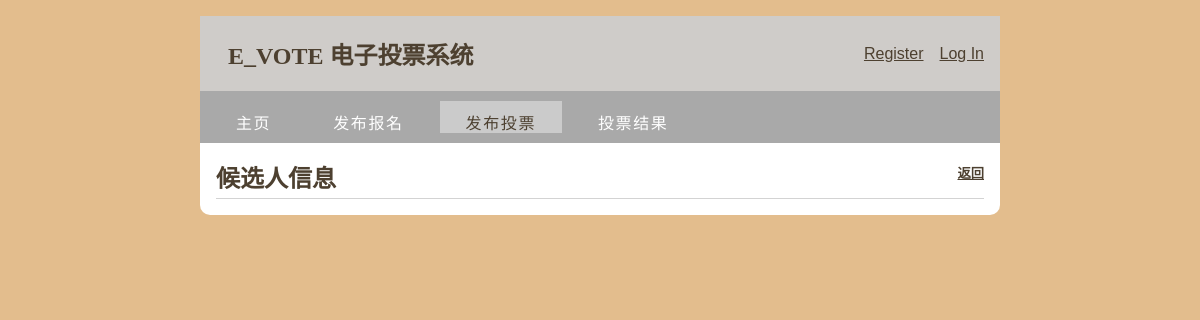
/admin/candidate, run on an earlier commit of the app's database.
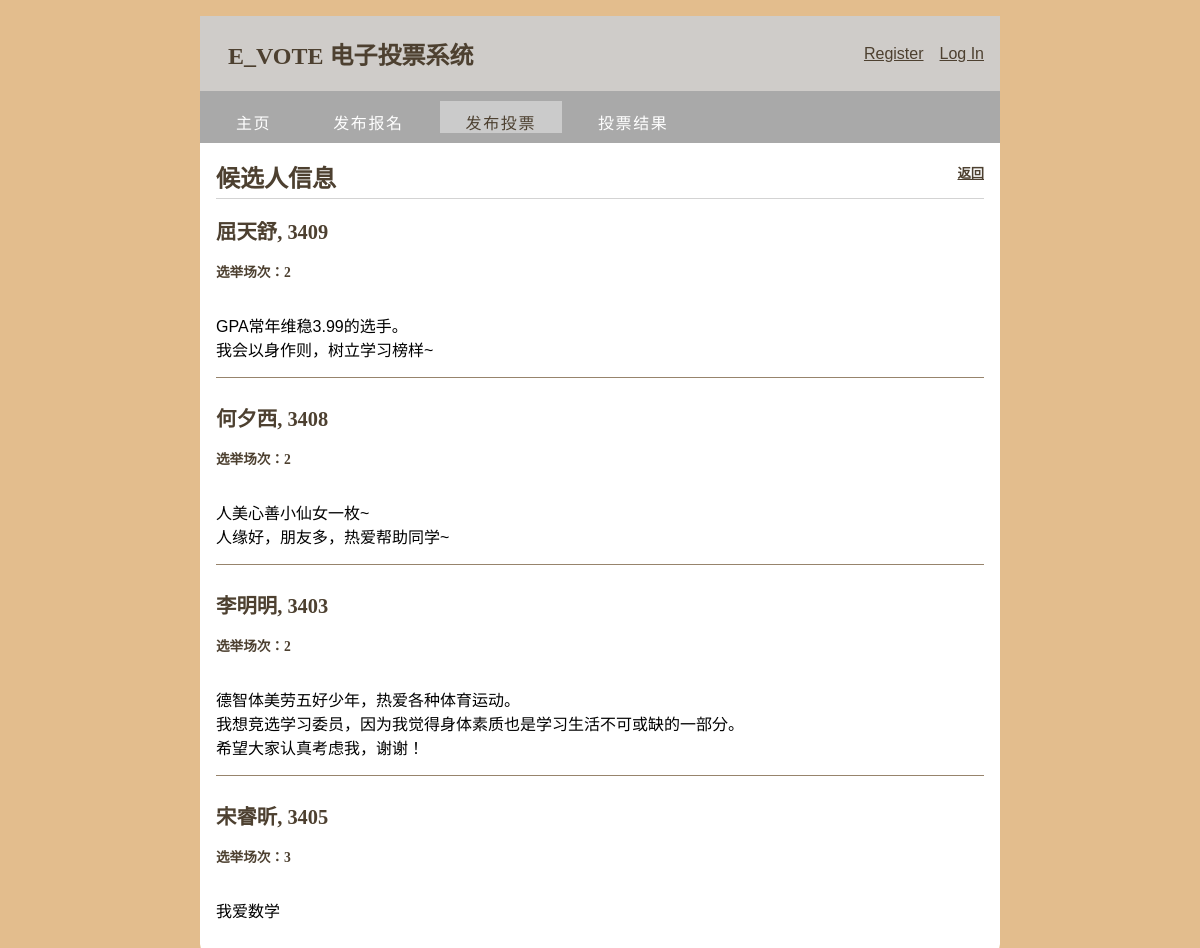
And on a later commit of the database.
### tables this page shows
CREATE TABLE candidate_list(
  id INTEGER PRIMARY KEY AUTOINCREMENT,
  election_number INTEGER NOT NULL,
  candidate_id INTEGER NOT NULL,
  candidate_name TEXT NOT NULL,
  discription TEXT,
  calcu_id INTEGER,
  FOREIGN KEY (election_number) REFERENCES election_info (info_id),
  FOREIGN KEY (candidate_id) REFERENCES user (user_id),
  FOREIGN KEY (candidate_name) REFERENCES user (realname)
);

### e_vote/admin.py (the view)
@bp.route('/candidate')
def candidate():
    db = get_db()
    posts = db.execute(
        'SELECT candidate_id, candidate_name, discription, election_number'
        ' FROM candidate_list'
    ).fetchall()
    return render_template('admin/candidate.html', posts=posts)

### e_vote/auth.py (called while the page is built)
@bp.before_app_request
def load_logged_in_user():
    user_id = session.get('user_id')
    admin_id = session.get('admin_id')
    if user_id is None:
        g.user = get_db().execute(
            'SELECT * FROM admin WHERE id = ?', (admin_id,)
        ).fetchone()
    elif admin_id is None:
        g.user = get_db().execute(
            'SELECT * FROM user WHERE id = ?', (user_id,)
        ).fetchone()
    else:
        g.user=None

### e_vote/db.py (called while the page is built)
def get_db():
    if 'db' not in g:
        g.db=sqlite3.connect(
            current_app.config['DATABASE'],
            detect_types=sqlite3.PARSE_DECLTYPES
        )
        g.db.row_factory=sqlite3.Row
    return g.db

### e_vote/templates/admin/candidate.html
{% extends 'base.html' %}
{% block menu %}
  <ul id="menu">
    <li><a href="{{ url_for('admin.admin_home') }}">主页</a></li>
    <li><a href="{{ url_for('admin.election_register') }}">发布报名</a></li>
    <li class="selected"><a href="{{ url_for('admin.push_vote') }}">发布投票</a></li>
    <li><a href="another_page.html">投票结果</a></li>
  </ul>
{% endblock %}
{% block header %}
  <h1>{% block title %}候选人信息{% endblock %}</h1>
  <h5><a href="{{ url_for('admin.push_vote') }}">返回</a></h5>
{% endblock %}
{% block content %}
  {% for candidate_list in posts %}
    <article class="post">
      <header>
        <div>
          <h1>{{ candidate_list['candidate_name'] }}, {{ candidate_list['candidate_id'] }}</h1>
          <h4>选举场次：{{ candidate_list['election_number'] }}</h4>
        </div>
      </header>
      <p class="body">{{ candidate_list['discription'] }}</p>
    </article>
    {% if not loop.last %}
      <hr>
    {% endif %}
  {% endfor %}
{% endblock %}

What changed in the data, as far as the page shows it:
added candidate_list: candidate_name "屈天舒", candidate_id "3409", election_number "2", discription "GPA常年维稳3.99的选手。 我会以身作则，树立学习榜样~"
added candidate_list: candidate_name "何夕西", candidate_id "3408", election_number "2", discription "人美心善小仙女一枚~ 人缘好，朋友多，热爱帮助同学~"
added candidate_list: candidate_name "李明明", candidate_id "3403", election_number "2", discription "德智体美劳五好少年，热爱各种体育运动。 我想竞选学习委员，因为我觉得身体素质也是学习生活不可或缺的一部分。 希望大家认真考虑我，谢谢！"
added candidate_list: candidate_name "宋睿昕", candidate_id "3405", election_number "3", discription "我爱数学"
